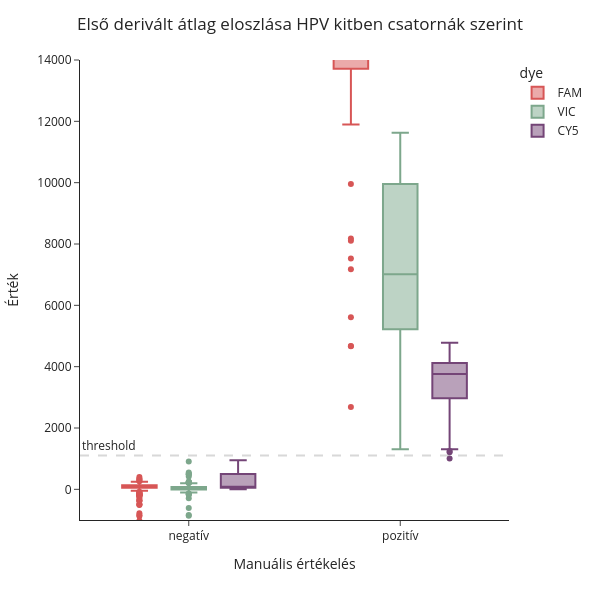

The cell this chart's notebook holds for it:
### Code cell
import plotly.express as px

fig = px.box(
    hpv_all_manual_result,
    x="manual_result",
    y="dy_mean",
    color="dye",
    color_discrete_map={
        "FAM": "#D75656",
        "VIC": "#7DA78C",
        "CY5": "#744577"
    }
)

fig.update_layout(
    template="simple_white",
    width=600,
    height=600,
    title=dict(text="Első derivált átlaga Légúti panel kitben csatornák szerint", x=0.5),
    xaxis_title="Manuális értékelés",
    yaxis_title="Érték",
    yaxis=dict(
        range=[-1000, 14000],
        tickformat="d"   # <- teljes számok
    )
)

fig.update_layout(
    title=dict(
        text="Első derivált átlag eloszlása HPV kitben csatornák szerint",
        x=0.5
    )
)

fig.add_hline(
    y=1100,
    line_dash="dash",
    line_color="gray",
    annotation_text="threshold",
    annotation_position="top left")

fig.add_shape(
    type="line",
    xref="paper",   # ← EZ A LÉNYEG
    x0=0,
    x1=1,
    yref="y",
    y0=1100,
    y1=1100,
    line=dict(color="gray", width=2, dash="dash"))


fig.show()

### Figure 1 — Plotly figure (JSON) as saved in the notebook; plotly's stock layout.template omitted (floating-point values rounded to 4 significant figures; data arrays with more than 128 entries replaced by an {"elided": "..."} marker saying what was removed)
{"data": [{"alignmentgroup": "True", "hovertemplate": "dye=FAM<br>manual_result=%{x}<br>dy_mean=%{y}<extra></extra>", "legendgroup": "FAM", "marker": {"color": "#D75656"}, "name": "FAM", "notched": false, "offsetgroup": "FAM", "orientation": "v", "showlegend": true, "type": "box", "x": {"elided": "672 str values"}, "x0": " ", "xaxis": "x", "y": {"elided": "672 float values"}, "y0": " ", "yaxis": "y"}, {"alignmentgroup": "True", "hovertemplate": "dye=VIC<br>manual_result=%{x}<br>dy_mean=%{y}<extra></extra>", "legendgroup": "VIC", "marker": {"color": "#7DA78C"}, "name": "VIC", "notched": false, "offsetgroup": "VIC", "orientation": "v", "showlegend": true, "type": "box", "x": {"elided": "672 str values"}, "x0": " ", "xaxis": "x", "y": {"elided": "672 float values"}, "y0": " ", "yaxis": "y"}, {"alignmentgroup": "True", "hovertemplate": "dye=CY5<br>manual_result=%{x}<br>dy_mean=%{y}<extra></extra>", "legendgroup": "CY5", "marker": {"color": "#744577"}, "name": "CY5", "notched": false, "offsetgroup": "CY5", "orientation": "v", "showlegend": true, "type": "box", "x": {"elided": "672 str values"}, "x0": " ", "xaxis": "x", "y": {"elided": "672 float values"}, "y0": " ", "yaxis": "y"}], "layout": {"annotations": [{"showarrow": false, "text": "threshold", "x": 0, "xanchor": "left", "xref": "x domain", "y": 1100, "yanchor": "bottom", "yref": "y"}], "boxmode": "group", "height": 600, "legend": {"title": {"text": "dye"}, "tracegroupgap": 0}, "margin": {"t": 60}, "shapes": [{"line": {"color": "gray", "dash": "dash"}, "type": "line", "x0": 0, "x1": 1, "xref": "x domain", "y0": 1100, "y1": 1100, "yref": "y"}, {"line": {"color": "gray", "dash": "dash", "width": 2}, "type": "line", "x0": 0, "x1": 1, "xref": "paper", "y0": 1100, "y1": 1100, "yref": "y"}], "title": {"text": "Első derivált átlag eloszlása HPV kitben csatornák szerint", "x": 0.5}, "width": 600, "xaxis": {"anchor": "y", "domain": [0, 1], "title": {"text": "Manuális értékelés"}}, "yaxis": {"anchor": "x", "domain": [0, 1], "range": [-1000, 14000], "tickformat": "d", "title": {"text": "Érték"}}}}
